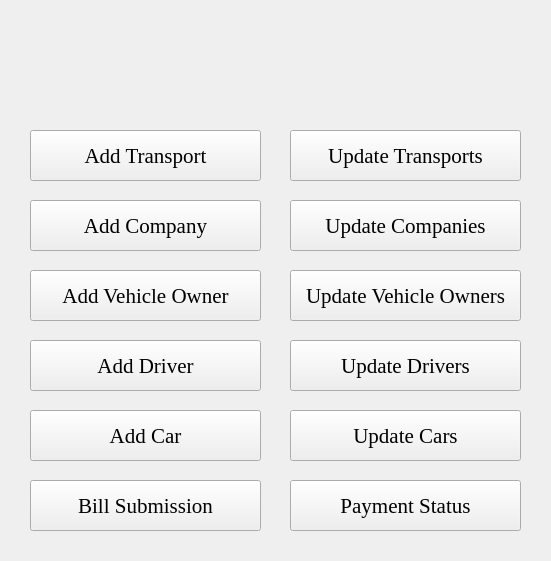
<?xml version="1.0" encoding="UTF-8"?>
<ui version="4.0">
 <class>MainWindow</class>
 <widget class="QMainWindow" name="MainWindow">
  <property name="geometry">
   <rect>
    <x>0</x>
    <y>0</y>
    <width>551</width>
    <height>561</height>
   </rect>
  </property>
  <property name="windowTitle">
   <string>Admin - KB Roadways</string>
  </property>
  <property name="windowIcon">
   <iconset>
    <normaloff>../__Assets/Logos/CompanyLogo.png</normaloff>../__Assets/Logos/CompanyLogo.png</iconset>
  </property>
  <widget class="QWidget" name="centralwidget">
   <widget class="QLabel" name="lblLogo">
    <property name="geometry">
     <rect>
      <x>220</x>
      <y>20</y>
      <width>121</width>
      <height>91</height>
     </rect>
    </property>
    <property name="acceptDrops">
     <bool>false</bool>
    </property>
    <property name="autoFillBackground">
     <bool>false</bool>
    </property>
    <property name="text">
     <string/>
    </property>
    <property name="pixmap">
     <pixmap>../__Assets/Logos/CompanyLogo.png</pixmap>
    </property>
    <property name="scaledContents">
     <bool>true</bool>
    </property>
   </widget>
   <widget class="QPushButton" name="btnUpdateTransports">
    <property name="geometry">
     <rect>
      <x>290</x>
      <y>130</y>
      <width>231</width>
      <height>51</height>
     </rect>
    </property>
    <property name="font">
     <font>
      <family>Times New Roman</family>
      <pointsize>16</pointsize>
     </font>
    </property>
    <property name="text">
     <string>Update Transports</string>
    </property>
   </widget>
   <widget class="QPushButton" name="btnAddTransport">
    <property name="geometry">
     <rect>
      <x>30</x>
      <y>130</y>
      <width>231</width>
      <height>51</height>
     </rect>
    </property>
    <property name="font">
     <font>
      <family>Times New Roman</family>
      <pointsize>16</pointsize>
     </font>
    </property>
    <property name="text">
     <string>Add Transport</string>
    </property>
   </widget>
   <widget class="QPushButton" name="btnAddCompany">
    <property name="geometry">
     <rect>
      <x>30</x>
      <y>200</y>
      <width>231</width>
      <height>51</height>
     </rect>
    </property>
    <property name="font">
     <font>
      <family>Times New Roman</family>
      <pointsize>16</pointsize>
     </font>
    </property>
    <property name="text">
     <string>Add Company</string>
    </property>
   </widget>
   <widget class="QPushButton" name="btnUpdateCompanies">
    <property name="geometry">
     <rect>
      <x>290</x>
      <y>200</y>
      <width>231</width>
      <height>51</height>
     </rect>
    </property>
    <property name="font">
     <font>
      <family>Times New Roman</family>
      <pointsize>16</pointsize>
     </font>
    </property>
    <property name="text">
     <string>Update Companies</string>
    </property>
   </widget>
   <widget class="QPushButton" name="btnAddVehicleOwner">
    <property name="geometry">
     <rect>
      <x>30</x>
      <y>270</y>
      <width>231</width>
      <height>51</height>
     </rect>
    </property>
    <property name="font">
     <font>
      <family>Times New Roman</family>
      <pointsize>16</pointsize>
     </font>
    </property>
    <property name="text">
     <string>Add Vehicle Owner</string>
    </property>
   </widget>
   <widget class="QPushButton" name="btnUpdateVehicleOwners">
    <property name="geometry">
     <rect>
      <x>290</x>
      <y>270</y>
      <width>231</width>
      <height>51</height>
     </rect>
    </property>
    <property name="font">
     <font>
      <family>Times New Roman</family>
      <pointsize>16</pointsize>
     </font>
    </property>
    <property name="text">
     <string>Update Vehicle Owners</string>
    </property>
   </widget>
   <widget class="QPushButton" name="btnPaymentStatus">
    <property name="geometry">
     <rect>
      <x>290</x>
      <y>480</y>
      <width>231</width>
      <height>51</height>
     </rect>
    </property>
    <property name="font">
     <font>
      <family>Times New Roman</family>
      <pointsize>16</pointsize>
     </font>
    </property>
    <property name="text">
     <string>Payment Status</string>
    </property>
   </widget>
   <widget class="QPushButton" name="btnBillSubmission">
    <property name="geometry">
     <rect>
      <x>30</x>
      <y>480</y>
      <width>231</width>
      <height>51</height>
     </rect>
    </property>
    <property name="font">
     <font>
      <family>Times New Roman</family>
      <pointsize>16</pointsize>
     </font>
    </property>
    <property name="text">
     <string>Bill Submission</string>
    </property>
   </widget>
   <widget class="QPushButton" name="btnAddDriver">
    <property name="geometry">
     <rect>
      <x>30</x>
      <y>340</y>
      <width>231</width>
      <height>51</height>
     </rect>
    </property>
    <property name="font">
     <font>
      <family>Times New Roman</family>
      <pointsize>16</pointsize>
     </font>
    </property>
    <property name="text">
     <string>Add Driver</string>
    </property>
   </widget>
   <widget class="QPushButton" name="btnUpdateDrivers">
    <property name="geometry">
     <rect>
      <x>290</x>
      <y>340</y>
      <width>231</width>
      <height>51</height>
     </rect>
    </property>
    <property name="font">
     <font>
      <family>Times New Roman</family>
      <pointsize>16</pointsize>
     </font>
    </property>
    <property name="text">
     <string>Update Drivers</string>
    </property>
   </widget>
   <widget class="QPushButton" name="btnUpdateCars">
    <property name="geometry">
     <rect>
      <x>290</x>
      <y>410</y>
      <width>231</width>
      <height>51</height>
     </rect>
    </property>
    <property name="font">
     <font>
      <family>Times New Roman</family>
      <pointsize>16</pointsize>
     </font>
    </property>
    <property name="text">
     <string>Update Cars</string>
    </property>
   </widget>
   <widget class="QPushButton" name="btnAddCar">
    <property name="geometry">
     <rect>
      <x>30</x>
      <y>410</y>
      <width>231</width>
      <height>51</height>
     </rect>
    </property>
    <property name="font">
     <font>
      <family>Times New Roman</family>
      <pointsize>16</pointsize>
     </font>
    </property>
    <property name="text">
     <string>Add Car</string>
    </property>
   </widget>
  </widget>
 </widget>
 <resources/>
 <connections/>
</ui>
